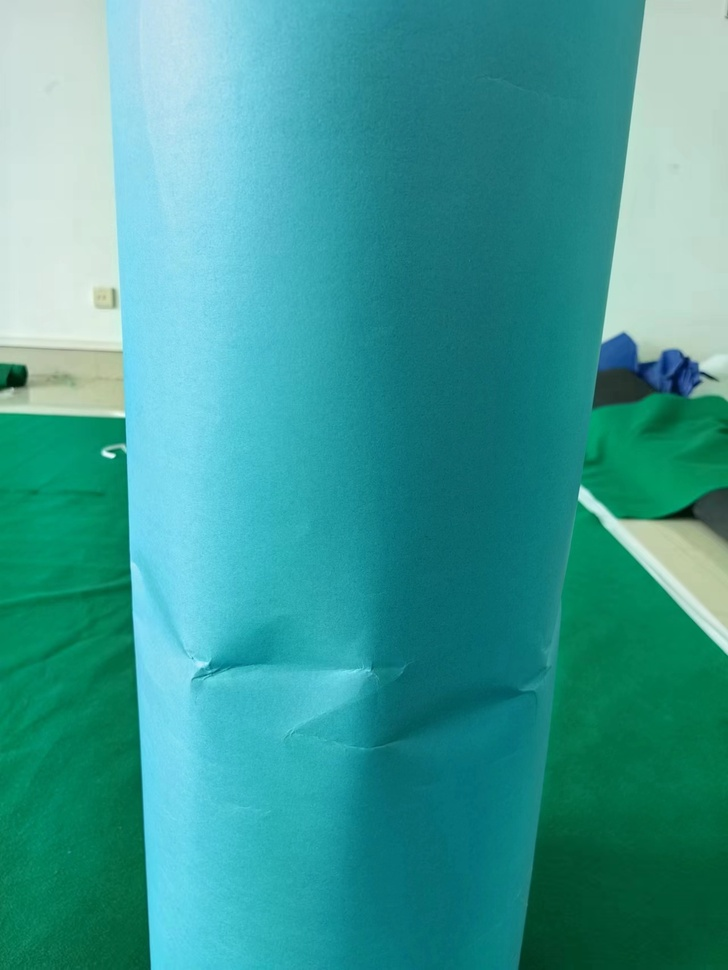
#> input picture robotic competition/obstacle/steeplechase/blue.jpg, 728 x 970 px, shrunk from 1280 x 1706 before the run
$ python vision_test.py
#> lines starting #> are read from the running program, lines starting #| are printed output that depends on the picture; after the words box and inside, x2 and y2 are one past the last pixel; in counts of white or black regions, pixels touching at a corner belong together
# -*- coding: utf-8 -*-

import cv2
import numpy as np

# 读取图像
image = cv2.imread('blue.jpg')
#> image is the input picture: shape (970, 728, 3); mean B, G, R 150.1, 154.9, 60.5

# 将BGR图像转换为HSV颜色空间
hsv_image = cv2.cvtColor(image, cv2.COLOR_BGR2HSV)
#> hsv_image: shape (970, 728, 3); mean H, S, V 86.8, 178.2, 160.9

# 定义蓝色的HSV阈值范围
lower_blue = np.array([80, 50,50])
upper_blue = np.array([130, 230, 255])

# 根据阈值创建掩码
mask = cv2.inRange(hsv_image, lower_blue, upper_blue)
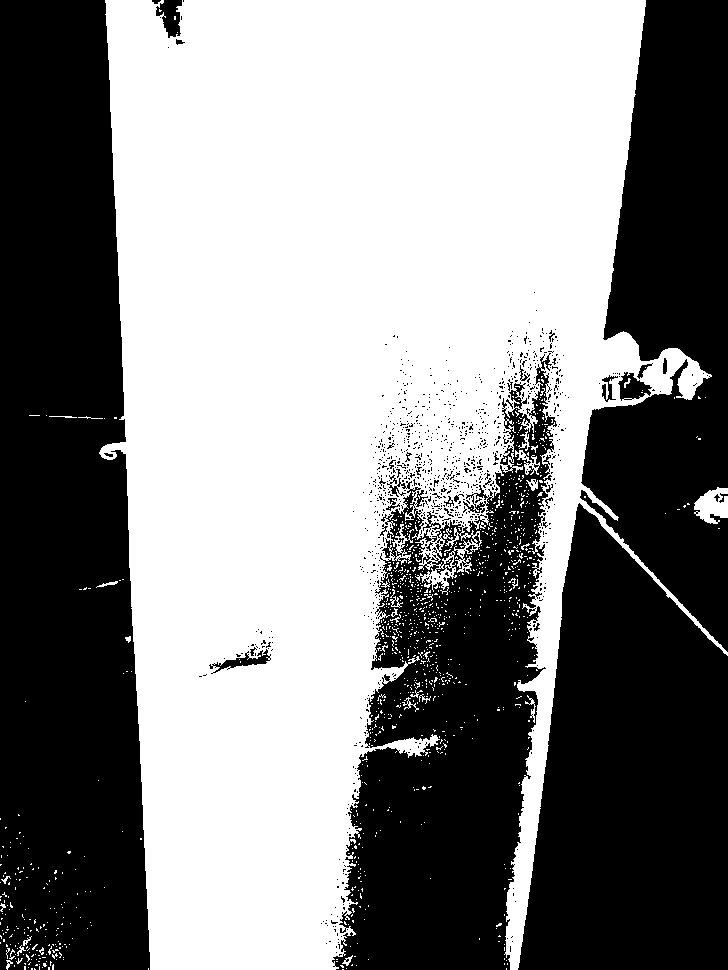
#> mask: shape (970, 728); 52.8% white; 962 black regions (929 under 20 px), largest, box (x1, y1, x2, y2) and area: (0, 0, 150, 970) 122463, (518, 503, 728, 970) 72530, (332, 353, 557, 970) 71892

# 使用开运算去除噪声
kernel = np.ones((5, 5), np.uint8)
opening = cv2.morphologyEx(mask, cv2.MORPH_OPEN, kernel)
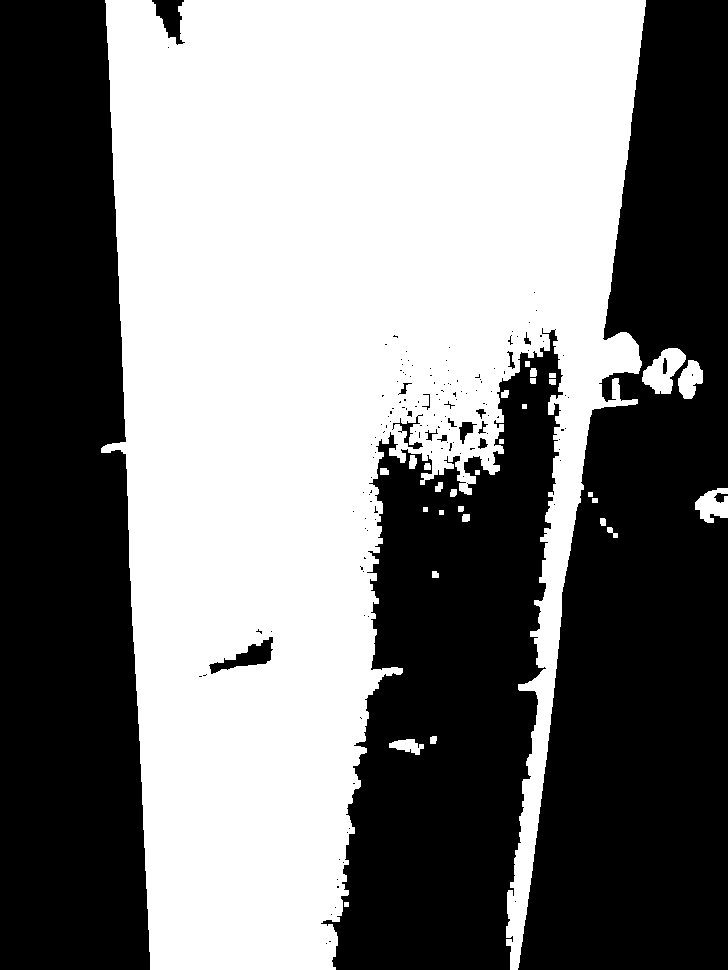
#> opening: shape (970, 728); 50.2% white; 151 black regions (131 under 20 px), largest, box (x1, y1, x2, y2) and area: (518, 0, 728, 970) 136306, (0, 0, 150, 970) 123472, (321, 328, 563, 970) 89228

# 使用中值滤波进一步平滑图像
median = cv2.medianBlur(opening, 5)
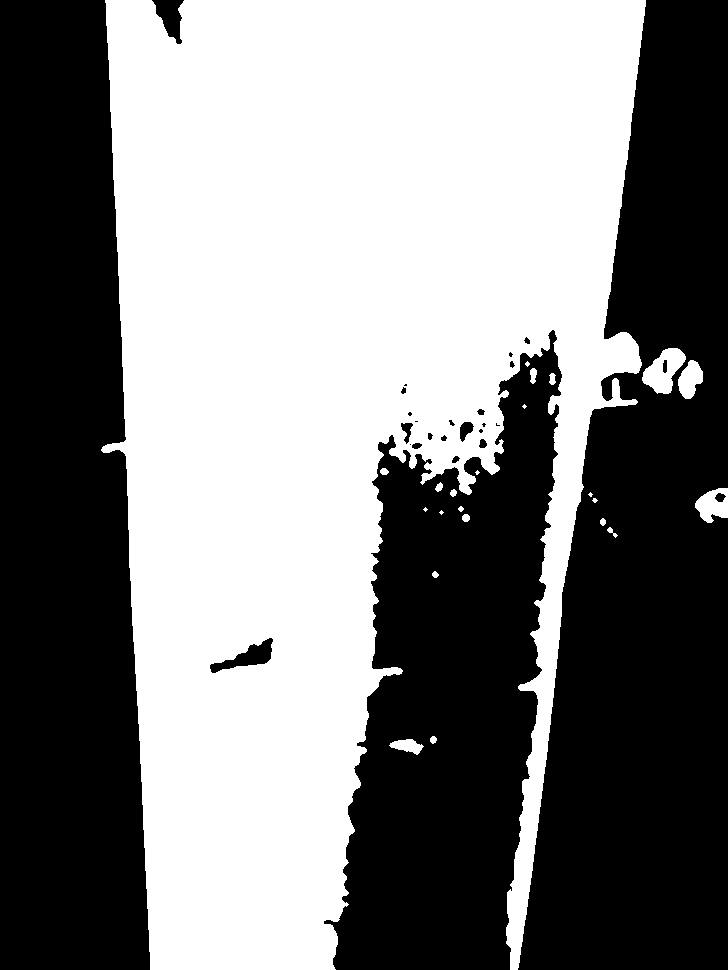
#> median: shape (970, 728); 50.2% white; 27 black regions (8 under 20 px)

# 找到最大的连通区域作为蓝色柱体
contours, _ = cv2.findContours(median, cv2.RETR_EXTERNAL, cv2.CHAIN_APPROX_SIMPLE)
#> contours = 23 contours, 8 with area under 20; largest, box (x1, y1, x2, y2) and area: (101, 0, 646, 970) 350288, (642, 348, 686, 394) 1134, (695, 488, 728, 523) 776, (678, 360, 703, 399) 597, (389, 739, 424, 755) 285
if contours:
    largest_contour = max(contours, key=cv2.contourArea)
#> largest_contour = contour of 1438 points, box (x1, y1, x2, y2) (101, 0, 646, 970), area 350288
    result = cv2.drawContours(image.copy(), [largest_contour], -1, (0, 255, 0), 2)
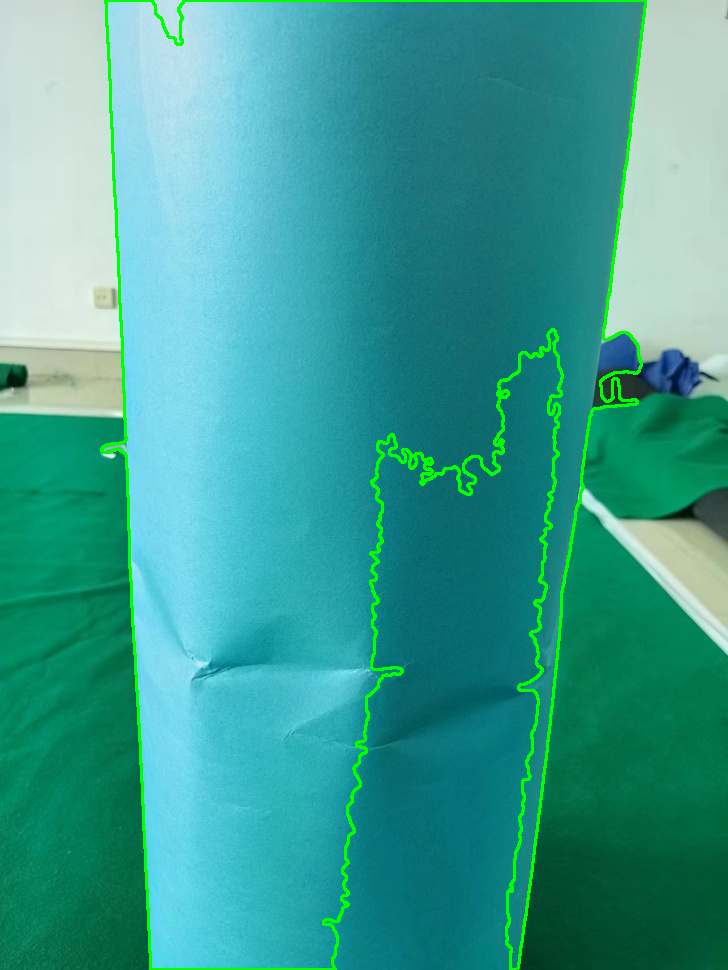
#> result: shape (970, 728, 3); mean B, G, R 146.8, 157.3, 59.3
else:
    result = image.copy()

# 显示结果
cv2.imshow('Original Image', image)
cv2.imshow('Mask', median)
cv2.imshow('Result', result)
cv2.waitKey(0)
cv2.destroyAllWindows()

$ run again, with robotic competition/obstacle/steeplechase/yellow.jpg copied over robotic competition/obstacle/steeplechase/blue.jpg
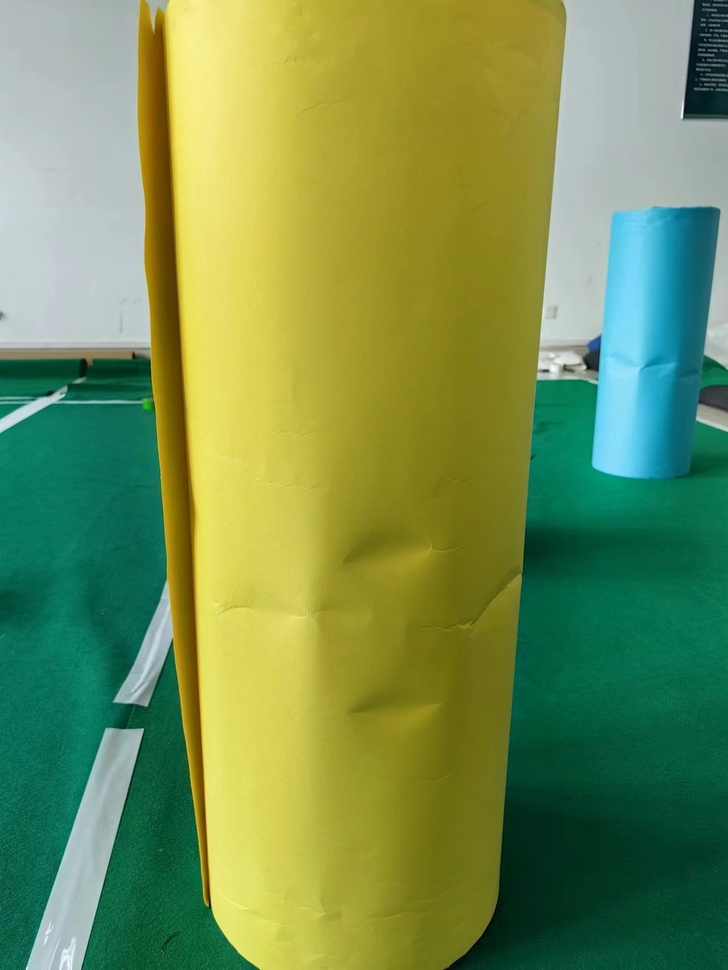
#> input picture robotic competition/obstacle/steeplechase/yellow.jpg, 728 x 970 px, shrunk from 1280 x 1706 before the run
#> image is the input picture: shape (970, 728, 3); mean B, G, R 83.4, 144.1, 116.2
#> hsv_image: shape (970, 728, 3); mean H, S, V 56, 173.3, 149.6
#> `mask = cv2.inRange(hsv_image, lower_blue, upper_blue)`:
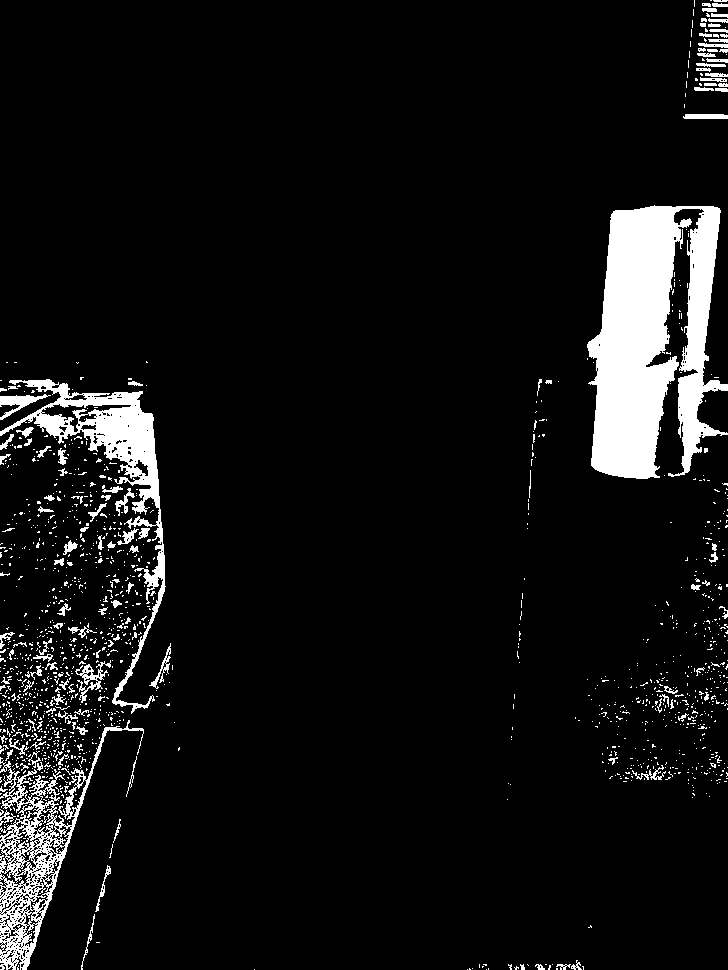
#> mask: shape (970, 728); 7.2% white; 1443 white regions (1317 under 20 px), largest, box (x1, y1, x2, y2) and area: (587, 205, 728, 479) 24404, (0, 379, 166, 714) 8003, (0, 720, 144, 970) 6882
#> opening: shape (970, 728); 4.2% white; 33 white regions (1 under 20 px), largest, box (x1, y1, x2, y2) and area: (588, 206, 681, 479) 18055, (678, 206, 728, 472) 5607, (96, 406, 160, 506) 3062
#> `median = cv2.medianBlur(opening, 5)`:
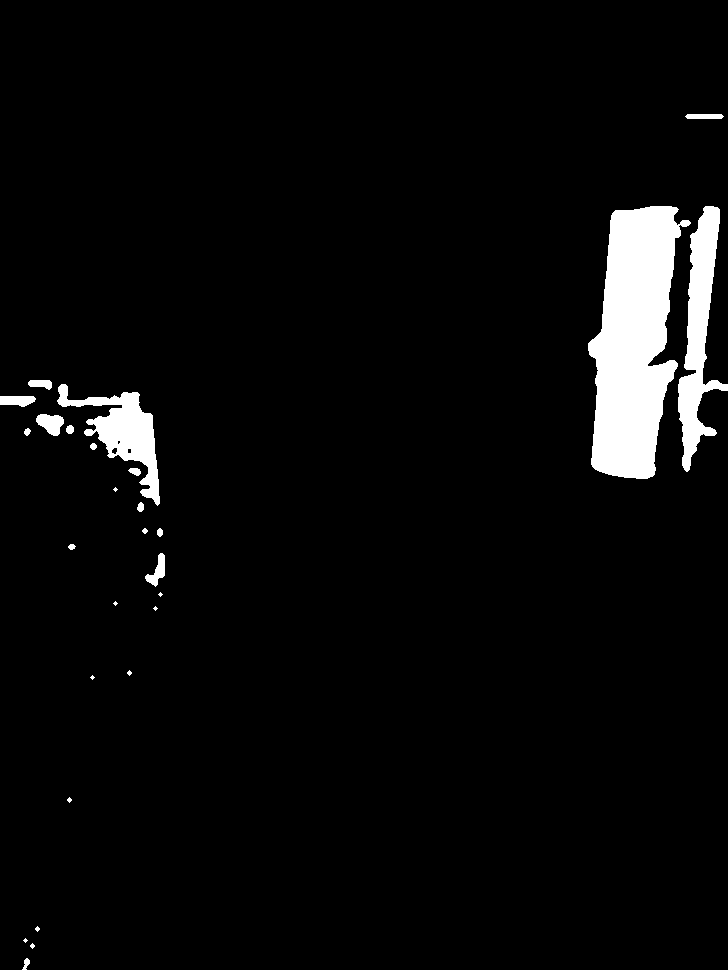
#> median: shape (970, 728); 4.2% white; 27 white regions (10 under 20 px)
#> contours = 27 contours, 11 with area under 20; largest, box (x1, y1, x2, y2) and area: (588, 206, 691, 479) 17764, (678, 206, 728, 472) 5292, (57, 384, 160, 506) 3902, (36, 414, 64, 436) 374, (0, 396, 36, 407) 275
#> largest_contour = contour of 225 points, box (x1, y1, x2, y2) (588, 206, 691, 479), area 17764
